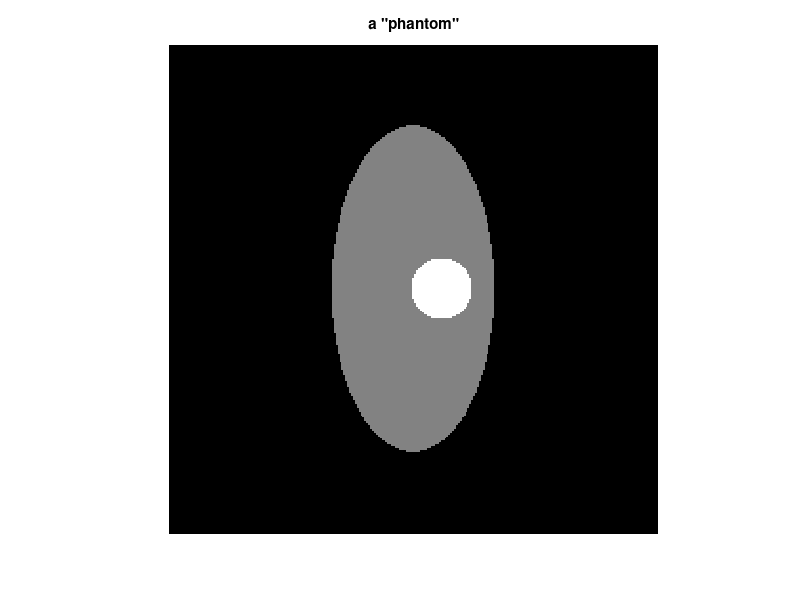
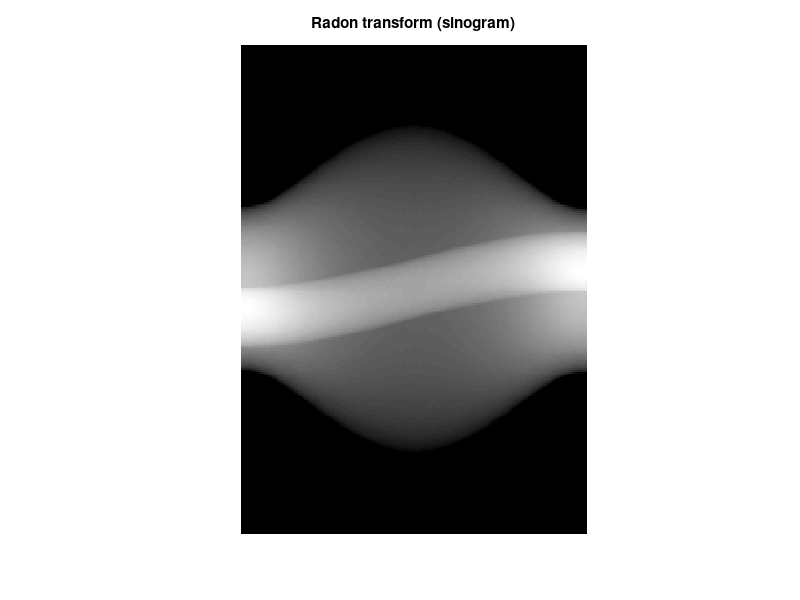

Recreate these plots in MATLAB, in order.
% Radon transform of a "phantom"

%a "phantom"
x=-127:1:128; y=-127:1:128;
[X,Y]=meshgrid(x,y);
z1=(4*(X.*X)+(Y.*Y))<(128/1.5)^2;
aX=X-15; aY=Y;
z2=((aX.*aX)+(aY.*aY))<(128/8)^2;
R=(0.9*z2)+(0.5*z1);

theta=0:1:180; %set of angles
N=length(theta);
PR=zeros(256,181);

%projections
for nn=1:N,
   aux=imrotate(R,theta(nn),'bilinear','crop');
   PR(:,nn)=sum(aux)';
end

nPR=PR/max(max(PR)); %normalize for display
    
figure(1)
imshow(R);
title('a "phantom"');

figure(2)
imshow(nPR);
title('Radon transform (sinogram)');
